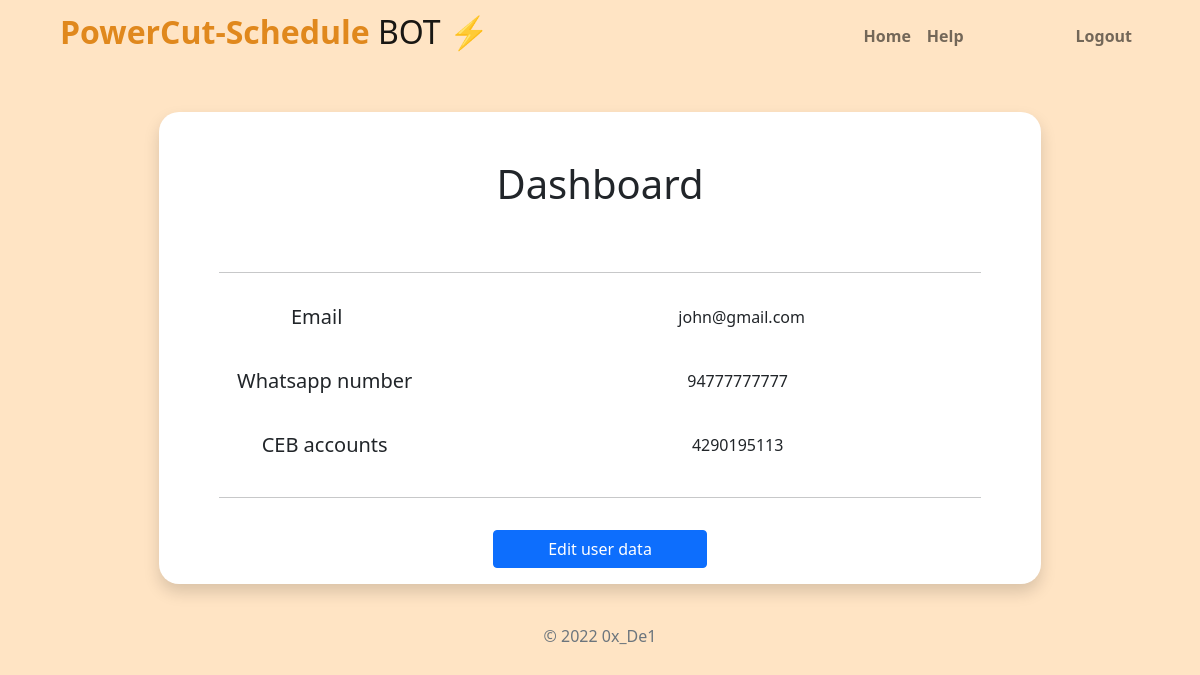
/ (signed in), run on the app's committed database.
### tables this page shows
CREATE TABLE "users" (
	"id"	INTEGER NOT NULL UNIQUE,
	"phone"	TEXT NOT NULL UNIQUE,
	"email"	TEXT NOT NULL UNIQUE,
	"ceb_account"	TEXT NOT NULL,
	"hash"	REAL NOT NULL,
	PRIMARY KEY("id" AUTOINCREMENT)
);

### app.py (the view)
@app.route("/")
@login_required
def index():
    rows = db.execute("SELECT * FROM users WHERE id = ?", session["user_id"])
    return render_template(
        "index.html",
        email=rows[0]["email"],
        ceb=rows[0]["ceb_account"],
        phone=rows[0]["phone"],
    )

### app.py (called while the page is built)
@app.after_request
def after_request(response):
    response.headers["Cache-Control"] = "no-cache, no-store, must-revalidate"
    response.headers["Expires"] = 0
    response.headers["Pragma"] = "no-cache"
    return response

### helpers.py (called while the page is built)
def login_required(f):
    @wraps(f)
    def decorated_function(*args, **kwargs):
        if session.get("user_id") is None:
            return redirect("/login")
        return f(*args, **kwargs)
    return decorated_function

### templates/index.html (shortened to what this page needs)
{% extends "layout.html" %} {% block title %} Home {% endblock %} {% block main
%}
<div class="container border-5 shadow bg-body bg-warning w-75">
  <form action="/settings" method="get">
    <div class="display-6 p-5">Dashboard</div>
    <hr class="mx-5" />
    <div>
      <div class="d-flex justify-content-between p-3 row">
        <h5 class="col-4">Email</h5>
        <span class="col">{{email}}</span>
      </div>
      <div class="d-flex justify-content-between p-3">
        <h5 class="col-4">Whatsapp number</h5>
        <span class="col">{{phone}}</span>
      </div>
      <div class="d-flex justify-content-between p-3">
        <h5 class="col-4">CEB accounts</h5>
        <span class="col">{{ceb}}</span>
      </div>
    </div>
    <hr class="mx-5" />
    <div class="">
      <button type="submit" class="btn btn-primary w-25 m-3">
        Edit user data
      </button>
    </div>
  </form>
</div>
{% endblock %}

### static/styles.css (style rules this page uses)
body { background-color: bisque; }
.container { border-radius: 20px; }

### data on the page
users: email "john@gmail.com", phone "94777777777", ceb_account "4290195113"
